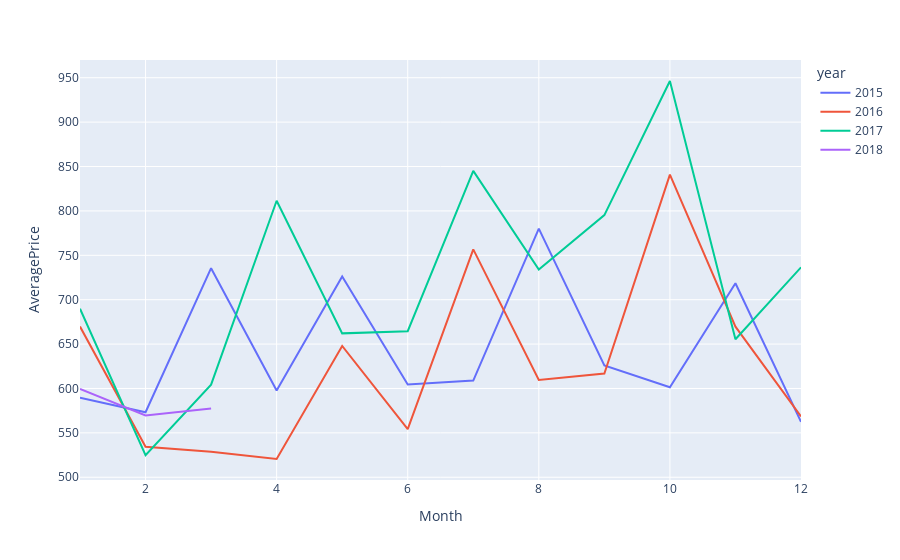

Write notebook code for a chart like this one.
### Code cell
df4=df.groupby(['year','Month'])['AveragePrice'].sum().reset_index()
fig04=px.line(df4,x='Month',y='AveragePrice',color='year')
fig04

### Figure 1 — Plotly figure (JSON) as saved in the notebook; plotly's stock layout.template omitted (floating-point values rounded to 4 significant figures)
{"data": [{"hovertemplate": "year=2015<br>Month=%{x}<br>AveragePrice=%{y}<extra></extra>", "legendgroup": "2015", "line": {"color": "#636efa", "dash": "solid"}, "marker": {"symbol": "circle"}, "mode": "lines", "name": "2015", "orientation": "v", "showlegend": true, "type": "scatter", "x": [1, 2, 3, 4, 5, 6, 7, 8, 9, 10, 11, 12], "xaxis": "x", "y": [589.7, 573.2, 735.5, 597.6, 726.1, 604.4, 608.9, 780.0, 626.0, 601.3, 718.5, 562.6], "yaxis": "y"}, {"hovertemplate": "year=2016<br>Month=%{x}<br>AveragePrice=%{y}<extra></extra>", "legendgroup": "2016", "line": {"color": "#EF553B", "dash": "solid"}, "marker": {"symbol": "circle"}, "mode": "lines", "name": "2016", "orientation": "v", "showlegend": true, "type": "scatter", "x": [1, 2, 3, 4, 5, 6, 7, 8, 9, 10, 11, 12], "xaxis": "x", "y": [669.7, 534.4, 528.9, 520.6, 647.9, 554.3, 756.7, 609.6, 616.8, 840.8, 669.6, 568.5], "yaxis": "y"}, {"hovertemplate": "year=2017<br>Month=%{x}<br>AveragePrice=%{y}<extra></extra>", "legendgroup": "2017", "line": {"color": "#00cc96", "dash": "solid"}, "marker": {"symbol": "circle"}, "mode": "lines", "name": "2017", "orientation": "v", "showlegend": true, "type": "scatter", "x": [1, 2, 3, 4, 5, 6, 7, 8, 9, 10, 11, 12], "xaxis": "x", "y": [689.9, 524.8, 604.3, 811.4, 662.1, 664.5, 845.1, 734.0, 795.3, 946.3, 655.5, 736.5], "yaxis": "y"}, {"hovertemplate": "year=2018<br>Month=%{x}<br>AveragePrice=%{y}<extra></extra>", "legendgroup": "2018", "line": {"color": "#ab63fa", "dash": "solid"}, "marker": {"symbol": "circle"}, "mode": "lines", "name": "2018", "orientation": "v", "showlegend": true, "type": "scatter", "x": [1, 2, 3], "xaxis": "x", "y": [599.4, 569.7, 577.4], "yaxis": "y"}], "layout": {"autosize": true, "legend": {"title": {"text": "year"}, "tracegroupgap": 0}, "margin": {"t": 60}, "xaxis": {"anchor": "y", "autorange": true, "domain": [0, 1], "range": [1, 12], "title": {"text": "Month"}, "type": "linear"}, "yaxis": {"anchor": "x", "autorange": true, "domain": [0, 1], "range": [496.9, 970.0], "title": {"text": "AveragePrice"}, "type": "linear"}}}
